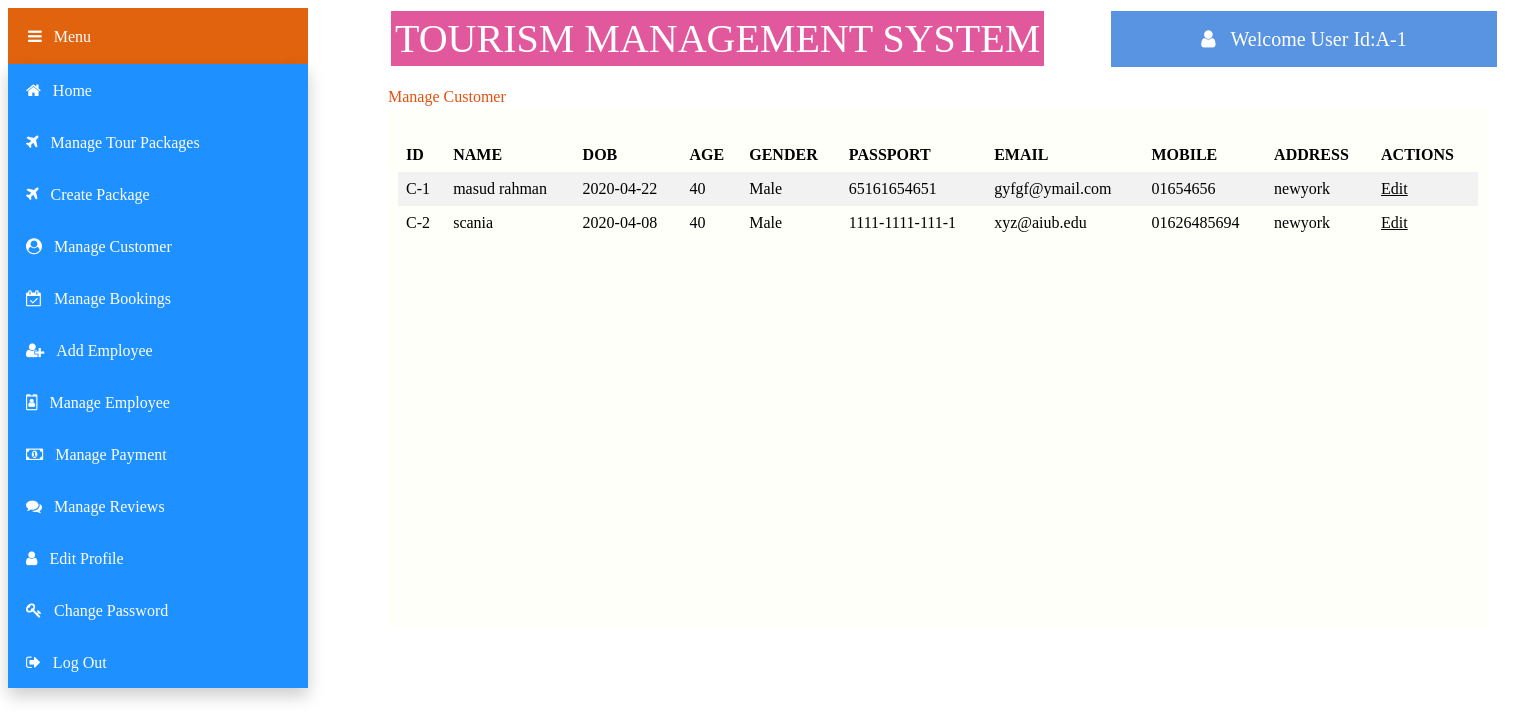
The app's page /views/Admin/Manageuser.php (signed in), older data.
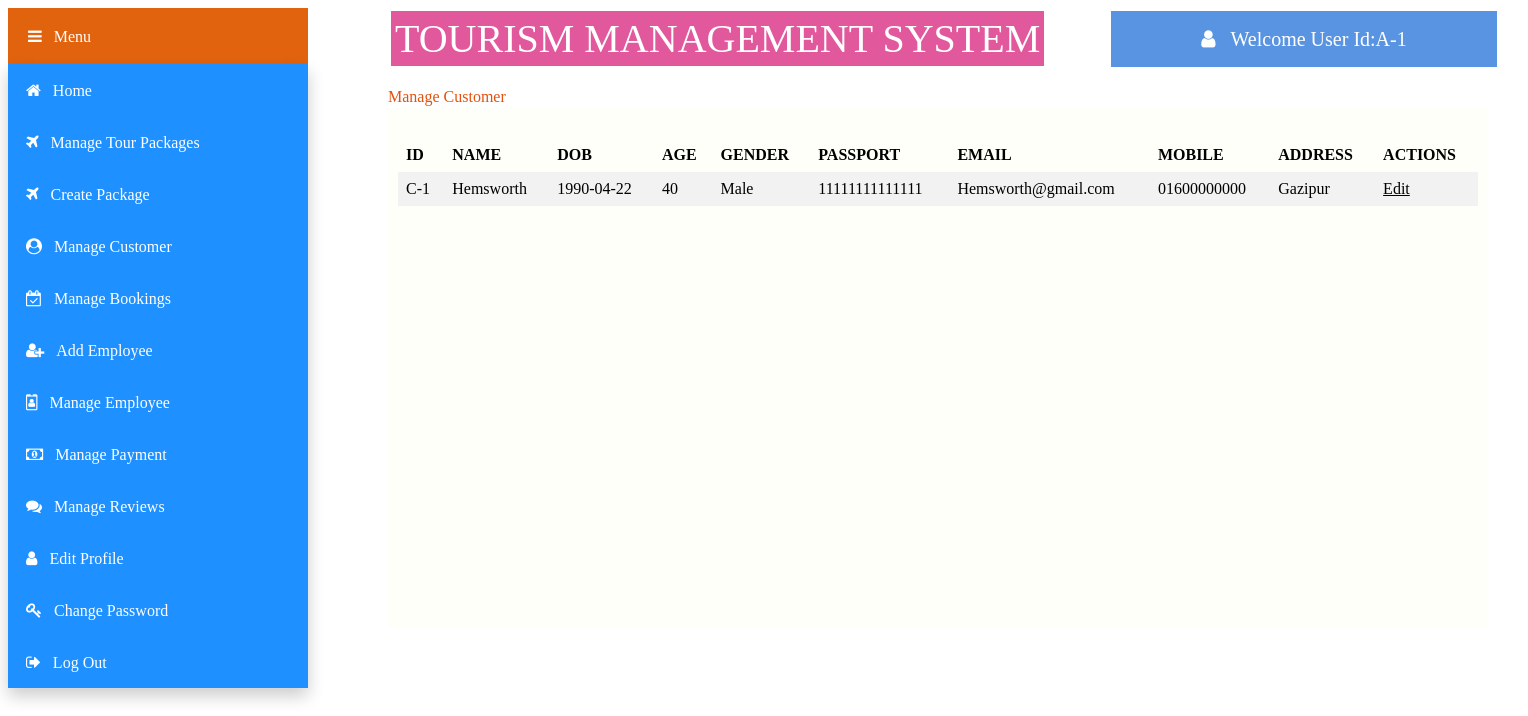
The same page, newer data.
### tables this page shows
CREATE TABLE `customer` (
  `c_id` varchar(50) NOT NULL,
  `name` varchar(50) NOT NULL,
  `dob` date NOT NULL,
  `age` varchar(50) NOT NULL,
  `mobile` varchar(50) NOT NULL,
  `address` varchar(50) NOT NULL,
  `passport_id` varchar(50) NOT NULL,
  `status` varchar(50) NOT NULL,
  `gender` varchar(50) NOT NULL,
  `email` varchar(50) NOT NULL,
  `image` varchar(100) NOT NULL
);

### models/database.php (called while the page is built, shortened)
<?php
	 $serverName="localhost";
	 $userName="root";
	 $password="";
	 $dbName="tms";
	function get($query)
	{
        $data=array();
		global $serverName,$userName,$password,$dbName;
		$conn = mysqli_connect( $serverName, $userName, $password, $dbName);
        $result=mysqli_query($conn,$query);
        if(mysqli_num_rows($result) > 0)
        {
            while($row = mysqli_fetch_assoc($result))
            {
                $entity=array();
                foreach($row as $k=>$v)
                {
                    $entity[$k] = $row[$k];
                }
                $data[] = $entity;
            }
        }
		return $data;
	}
?>

### controllers/customerController.php (called while the page is built, shortened)
<?php
    require_once '../../models/database.php';
    function getAllCustomer()
	{
		$query ="SELECT * FROM customer WHERE status='active'";
		$cms = get($query);
		return $cms;
    }
?>

### views/Admin/Manageuser.php (the view, shortened to what this page needs)
<?php
include '../../controllers/customerController.php';
$cms=getAllCustomer();
?>
<html>
    <head>
        <link rel="stylesheet" href="https://cdnjs.cloudflare.com/ajax/libs/font-awesome/4.7.0/css/font-awesome.min.css">
        <link rel="stylesheet" type="text/css" href="css/manageUser.css">
    </head>
    <body>
        <div class="title" >TOURISM MANAGEMENT SYSTEM
        </div>
        <div class="dropdown">
            <button class="dropbtn"><i class="fa fa-bars">&nbsp;&nbsp;&nbsp;Menu</i></button>
                <div class="dropdown-content">
                    <button class="btn" onClick="location.href='home.php'" value='home'><i class="fa fa-home">&nbsp;&nbsp;&nbsp;Home</i></button><br>
                    <button class="btn" onClick="location.href='manage_package.php'" value='manage_package'><i class="fa fa-plane">&nbsp;&nbsp;&nbsp;Manage Tour Packages</i></button><br>
                    <button class="btn" onClick="location.href='createpackage.php'" value='createpackage'><i class="fa fa-plane">&nbsp;&nbsp;&nbsp;Create Package</i></button><br>
                    <button class="btn" onClick="location.href='manageuser.php'" value='manageuser'><i class="fa fa-user-circle">&nbsp;&nbsp;&nbsp;Manage Customer</i></button><br>
                    <button class="btn" onClick="location.href='managebooking.php'" value='managebooking'><i class="fa fa-calendar-check-o">&nbsp;&nbsp;&nbsp;Manage Bookings</i></button><br>
                    <button class="btn" onClick="location.href='addemployee.php'" value='addemployee'><i class="fa fa-user-plus" >&nbsp;&nbsp;&nbsp;Add Employee</i></button><br>
                    <button class="btn" onClick="location.href='manageemployee.php'" value='managemployee'><i class="fa fa-id-badge">&nbsp;&nbsp;&nbsp;Manage Employee</i></button><br>
                    <button class="btn" onClick="location.href='managepayment.php'" value='managepayment'><i class="fa fa-money">&nbsp;&nbsp;&nbsp;Manage Payment</i></button><br>
                    <button class="btn" onClick="location.href='managereview.php'" value='managereview'><i class="fa fa-comments">&nbsp;&nbsp;&nbsp;Manage Reviews</i></button><br>
                    <button class="btn" onClick="location.href='editprofile.php'" value='editprofile'><i class="fa fa-user">&nbsp;&nbsp;&nbsp;Edit Profile</i></button><br>
                    <button class="btn" onClick="location.href='changepassword.php'" value='changepassword'><i class="fa fa-key">&nbsp;&nbsp;&nbsp;Change Password</i></button><br>
                    <button class="btn" onClick=" location.href='../logout.php'"><i class="fa fa-sign-out">&nbsp;&nbsp;&nbsp;Log Out</i></button><br>
                </div>
        </div>
        <div class="welcome" ><i class="fa fa-user">&nbsp;&nbsp;&nbsp;<?php echo "Welcome User Id:".$_SESSION["loggedinuser"];?></i>
        </div>
        <div class="text" >Manage Customer</i>
        </div>
        <div class="panel">
        <div id="table-wrapper">
        <div id="table-scroll">
            <table>
  <tr>
  <th>ID</th>
  <th>NAME</th>
  <th>DOB</th>
  <th>AGE</th>
  <th>GENDER</th>
  <th>PASSPORT</th>
  <th>EMAIL</th>
  <th>MOBILE</th>
  <th>ADDRESS</th>
  <th>ACTIONS</th>
  </tr>
  <?php
				        foreach($cms as $cm)
				        {
                            echo "<tr>";
                                echo "<td>".$cm["c_id"]."</td>";
                                echo "<td>".$cm["name"]."</td>";
                                echo "<td>".$cm["dob"]."</td>";
                                echo "<td>".$cm["age"]."</td>";
                                echo "<td>".$cm["gender"]."</td>";
                                echo "<td>".$cm["passport_id"]."</td>";
                                echo "<td>".$cm["email"]."</td>";
                                echo "<td>".$cm["mobile"]."</td>";
                                echo "<td>".$cm["address"]."</td>";
                                echo '<td><a href="updateuser.php?id='.$cm["c_id"].'" class="btn1 btn1-success">Edit</a></td>';
                            echo "</tr>";
				        }
                    ?>
        </table>
    </div>
    </div>
    </div>
    </body>
</html>

### views/Admin/css/manageUser.css (style rules this page uses)
.title { background-color: rgb(226, 88, 157); color: white; padding: 4px; min-width:400px; font-size: 40px; text-align: center; border: solid; margin-left:380px; position: absolute; }
.dropbtn { background-color: rgb(226, 99, 14); color: white; padding: 20px; min-width:300px; font-size: 16px; width:30%; text-align:left; border: none; cursor: pointer; }
.dropdown { position: absolute; display: inline-block; }
.dropdown-content { display: block; position: absolute; background-color: #2c2828; min-width: 300px; box-shadow: 0px 8px 16px 0px rgba(0,0,0,0.2); z-index: 1; }
.btn { background-color: DodgerBlue; border: none; color: white; padding: 18px; min-width:300px; font-size: 16px; text-align:left; cursor: pointer; }
.welcome { background-color: rgb(88, 148, 226); color: white; padding: 18px; min-width:350px; font-size: 20px; text-align: center; border: solid; margin-left:1100px; position: absolute; }
table { border-collapse: collapse; width: 100%; }
th, td { text-align: left; padding: 8px; }
tr:nth-child(even) { background-color: #f2f2f2; }
.text { color: rgb(226, 81, 14); margin-top: 80px; font-size: 16px; margin-left:380px; position: absolute; }
#table-wrapper { position:relative; }
#table-scroll { height:100%; overflow:auto; margin-top:20px; }
#table-wrapper table { width:100%; }
#table-wrapper table * { color:black; }
.panel { display: inline-block; background:rgb(255, 255, 250); min-height: 500px; min-width: 1080px; height: 100px; padding: 10px; border: navajowhite; margin-right: 30px; margin-left: 380px; margin-top:100px ; margin-bottom: 300px; }
body { height: 400px; }

Row changes from the older to the newer data that the page shows:
removed customer: c_id "C-2", name "scania", dob "2020-04-08", age "40", gender "Male", passport "1111-1111-111-1", email "xyz@aiub.edu", mobile "01626485694", address "newyork"
changed customer "Male": name "masud rahman" → "Hemsworth"; dob "2020-04-22" → "1990-04-22"; passport "65161654651" → "11111111111111"; email "gyfgf@ymail.com" → "Hemsworth@gmail.com"; mobile "01654656" → "01600000000"; address "newyork" → "Gazipur"
